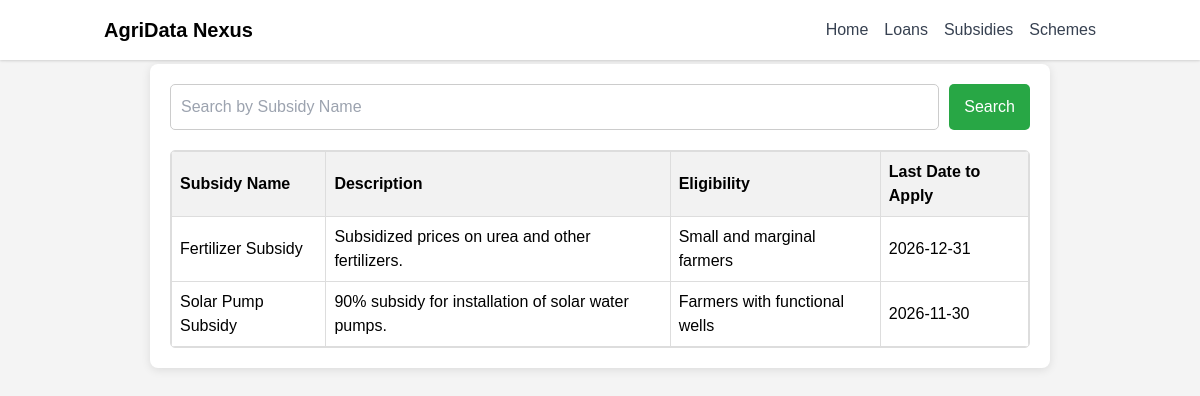
The page /available_subsidies on the database its author committed.
### tables this page shows
CREATE TABLE subsidies (
    subsidy_id INTEGER PRIMARY KEY AUTOINCREMENT,
    subsidy_name VARCHAR(255) NOT NULL UNIQUE,
    description TEXT NOT NULL,
    eligibility TEXT NOT NULL,
    last_date_apply DATE NOT NULL,
    deleted BOOLEAN DEFAULT FALSE
);

### app.py (the view, shortened to what this page needs)
@app.route('/available_subsidies', methods=['GET'])
def available_subsidies():
    subsidy_name = request.args.get('subsidy_name', '')  # Get subsidy_name from query parameters
    cursor = mysql.connection.cursor(MySQLdb.cursors.DictCursor)
    if subsidy_name:
        cursor.execute(
            "SELECT * FROM subsidies WHERE subsidy_name LIKE %s AND deleted = FALSE",
            ('%' + subsidy_name + '%',)
        )
        subsidies = cursor.fetchall()
        if not subsidies:
            flash('No available subsidies found for this name.', 'error')
    else:
        cursor.execute("SELECT * FROM subsidies WHERE deleted = FALSE")
        subsidies = cursor.fetchall()
    farmer_apps = {}
    for subsidy in subsidies:
        subsidy['application_status'] = farmer_apps.get(subsidy['subsidy_name'], None)
    cursor.close()
    return render_template('available_subsidies.html', subsidies=subsidies)

### preview_frontend.py (called while the page is built)
    def execute(self, query, params=None):
        query = query.replace('%s', '?')
        query = query.replace('AUTO_INCREMENT', 'AUTOINCREMENT')
        if params is None:
            self.cursor.execute(query)
        else:
            if not isinstance(params, (tuple, list)):
                params = (params,)
            self.cursor.execute(query, params)
        return self

    def _process_row(self, row):
        if row is None:
            return None
        import datetime
        d = dict(row)
        for k, v in d.items():
            if isinstance(v, str):
                if re.match(r'^\d{4}-\d{2}-\d{2}$', v):
                    try:
                        d[k] = datetime.datetime.strptime(v, '%Y-%m-%d').date()
                    except:
                        pass
                elif re.match(r'^\d{4}-\d{2}-\d{2} \d{2}:\d{2}:\d{2}(\.\d+)?$', v):
                    try:
                        d[k] = datetime.datetime.strptime(v.split('.')[0], '%Y-%m-%d %H:%M:%S')
                    except:
                        pass
        return d if self.dict_mode else tuple(d.values())

    def fetchall(self):
        rows = self.cursor.fetchall()
        return [self._process_row(r) for r in rows if r is not None]

    def close(self):
        self.cursor.close()

    def cursor(self, cursorclass=None):
        dict_mode = cursorclass is not None
        return SQLiteMySQLBridgeCursor(self._conn.cursor(), dict_mode=dict_mode)

    @property
    def connection(self):
        if self._conn is None:
            self._conn = SQLiteMySQLBridgeConnection('agridata_preview.db')
        return self._conn

### templates/available_subsidies.html (shortened to what this page needs)
{% extends "base.html" %}
{% block extra_css %}
    <link rel="stylesheet" href="{{ url_for('static', filename='css/styles1.css') }}">
{% endblock %}
{% block content %}
<div class="main-container">
    <form id="search-form" method="GET" action="{{ url_for('available_subsidies') }}" class="search-form">
        <input type="text" name="subsidy_name" placeholder="Search by Subsidy Name" class="input-field" required>
        <button type="submit" class="search-button">Search</button>
    </form>
    <div class="table-container">
        <table id="subsidy-table">
            <thead>
                <tr>
                    <th>Subsidy Name</th>
                    <th>Description</th>
                    <th>Eligibility</th>
                    <th>Last Date to Apply</th>
                </tr>
            </thead>
            <tbody>
                {% for subsidy in subsidies %}
                <tr>
                    <td>{{ subsidy['subsidy_name'] }}</td>
                    <td>{{ subsidy['description'] }}</td>
                    <td>{{ subsidy['eligibility'] }}</td>
                    <td>{{ subsidy['last_date_apply'].strftime('%Y-%m-%d') }}</td>
                </tr>
                {% endfor %}
            </tbody>
        </table>
    </div>
</div>
{% endblock %}

### static/css/styles1.css (style rules this page uses)
body { font-family: Arial, sans-serif; background-color: #f4f4f4; margin: 0; padding: 0; }
.main-container { max-width: 900px; margin: auto; background: #fff; padding: 20px; border-radius: 8px; box-shadow: 0 2px 10px rgba(0, 0, 0, 0.1); }
.search-form { display: flex; justify-content: space-between; margin-bottom: 20px; }
.input-field { flex: 1; padding: 10px; border: 1px solid #ccc; border-radius: 5px; margin-right: 10px; }
.search-button { padding: 10px 15px; border: none; background-color: #28a745; color: white; border-radius: 5px; cursor: pointer; }
.table-container { margin-top: 20px; max-height: 400px; overflow-y: auto; overflow-x: auto; border: 1px solid #ddd; border-radius: 5px; background-color: #fff; }

### templates/available_subsidies.html (style rules this page uses)
#subsidy-table { width: 100%; border-collapse: collapse; }
#subsidy-table th, #subsidy-table td { border: 1px solid #ddd; padding: 8px; text-align: left; }
#subsidy-table th { background-color: #f2f2f2; }

### rows shown on the page
subsidies: subsidy_name "Fertilizer Subsidy", description "Subsidized prices on urea and other fertilizers.", eligibility "Small and marginal farmers", last_date_apply "2026-12-31"
subsidies: subsidy_name "Solar Pump Subsidy", description "90% subsidy for installation of solar water pumps.", eligibility "Farmers with functional wells", last_date_apply "2026-11-30"
